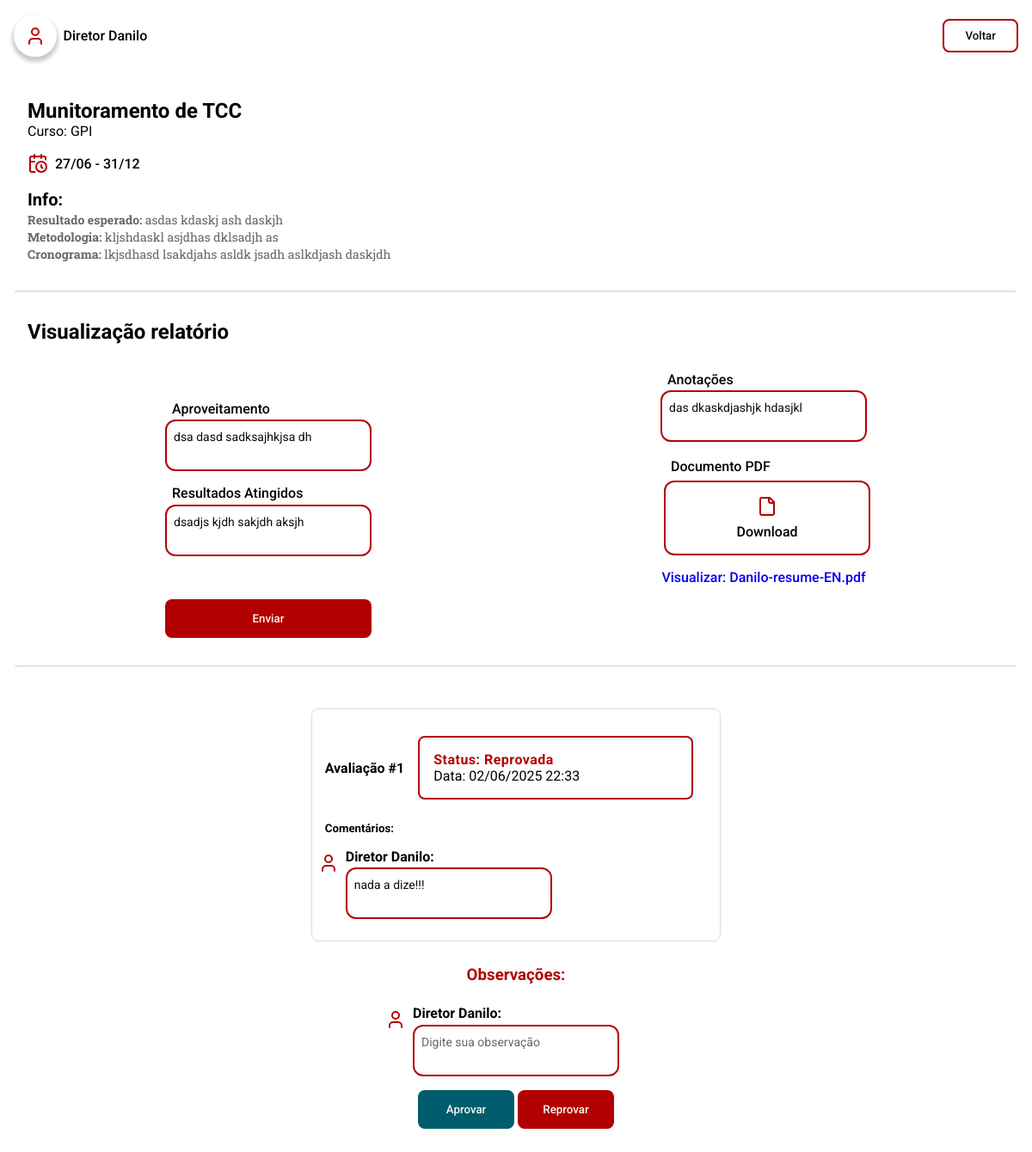
/pages/admin/preview/relatorio.admin.php?id=14 (signed in), run on the app's committed database.
### tables this page shows
CREATE TABLE `tb_feedback_comentario` (
  `id_comentario` int NOT NULL,
  `id_feedback` int NOT NULL,
  `cargo` enum('Coordenador','Diretor') NOT NULL,
  `id_docente` int NOT NULL,
  `comentario` text NOT NULL
);

CREATE TABLE `tb_feedback` (
  `id_feedback` int NOT NULL,
  `id_inscricao` int NOT NULL,
  `data_envio` datetime DEFAULT CURRENT_TIMESTAMP,
  `resultado` enum('Aprovada','Reprovada') DEFAULT NULL
);

CREATE TABLE `tb_hae` (
  `id_hae` int NOT NULL,
  `titulo` varchar(60) NOT NULL,
  `tip_hae` varchar(30) NOT NULL,
  `quant_hae` int NOT NULL,
  `descricao` varchar(500) NOT NULL,
  `data_inicio` date NOT NULL,
  `data_final` date NOT NULL
);

CREATE TABLE `tb_projeto` (
  `id_projeto` int NOT NULL,
  `data_inicio` date NOT NULL,
  `data_final` date NOT NULL,
  `titulo` varchar(40) NOT NULL,
  `id_hae` int DEFAULT NULL,
  `descricoes` json DEFAULT NULL,
  `dias_exec` json DEFAULT NULL
);

CREATE TABLE `tb_relatorio` (
  `id_relatorio` int NOT NULL,
  `id_projeto` int DEFAULT NULL,
  `data_entrega` datetime DEFAULT NULL,
  `pdf_url` text,
  `id_feedback` int DEFAULT NULL,
  `descricoes` json DEFAULT NULL,
  `pdf_nome` varchar(100) DEFAULT NULL,
  `pdf_original_nome` varchar(100) DEFAULT NULL
);

CREATE TABLE `tb_relatorio_feedback` (
  `id_relatorio_feedback` int NOT NULL,
  `id_relatorio` int NOT NULL,
  `id_feedback` int NOT NULL
);

CREATE TABLE `tb_docente` (
  `id_docente` int NOT NULL,
  `nome` varchar(60) NOT NULL,
  `RG` varchar(12) NOT NULL,
  `email` varchar(100) NOT NULL,
  `matricula` int NOT NULL,
  `turno` varchar(8) NOT NULL,
  `senha` varchar(25) NOT NULL,
  `cargo` enum('Professor','Coordenador','Secretaria','Diretor') NOT NULL,
  `outras_fatecs` int DEFAULT NULL,
  `curso` varchar(4) DEFAULT NULL
);

### pages/admin/preview/relatorio.admin.php (the view, shortened to what the rows shown need)
<?php
require_once __DIR__ . "/../../../server/model/Relatorio.php";
require_once __DIR__ . "/../../../server/model/Projeto.php";
require_once __DIR__ . "/../../../server/model/Feedback.php";
if (isset($_GET['id'])) {
    $id = $_GET['id'];
    $id = intval($id);
    $relatorio = new Relatorio();
    $projeto = new Projeto();
    $relatorioData = $relatorio->getRelatorioWithFeedback($id);
    $projeto = $projeto->getProjetoById($relatorioData['id_projeto']);
    $descricoes = json_decode($projeto->descricoes, true);
    $relatorioDescricoes = json_decode($relatorioData["descricoes"], true);
    $referer = $_SERVER["HTTP_REFERER"] ?? $_SERVER['REQUEST_URI'];
    $marker = '/src/';
    $pos = strpos($referer, $marker);
    $pdf_url_path = substr($referer, 0, $pos + strlen($marker)) . "server/assets/uploads/relatorios/" . $relatorioData["docenteId"] . "/" . $relatorioData["pdf_nome"];
    $allFeedbacks = $relatorio->getAllFeedbacksByRelatorio($id);
} else {
    header("Location: ../relatorios.admin.php");
    exit();
}
?>
<!DOCTYPE html>
<html lang="pt-br">
<head>
    <link rel="stylesheet" href="../../../styles/components.css" />
    <link rel="stylesheet" href="../../../styles/formulario.css" />
    <link rel="stylesheet" href="../../../styles/global.css" />
</head>
<body>
    <section id="hae-section">
        <div id="hae-container">
            <div>
                <h1><?php echo htmlspecialchars($relatorioData["haeTitulo"]); ?></h1>
                <p>Curso: <?php echo htmlspecialchars($relatorioData["tip_hae"]); ?></p>
            </div>
            <span class="hae-container-header-info">
                <img
                    src="../../../public/icons/calendar-clock.svg"
                    alt="Ícone de calendário com relógio" />
                <p><?php echo date("d/m", strtotime($relatorioData["data_inicio"])) . " - " . date("d/m", strtotime($relatorioData["data_final"])); ?></p>
            </span>
        </div>
        <div id="about-container">
            <ul>
                <li>
                    <strong>Resultado esperado:</strong> <?php echo htmlspecialchars($descricoes["resultado_esperado"]); ?>
                </li>
                <li>
                    <strong>Metodologia:</strong> <?php echo htmlspecialchars($descricoes["metodologia"]); ?>
                </li>
                <li>
                    <strong>Cronograma:</strong>
                    <?php echo htmlspecialchars($descricoes["cronograma"]); ?>
                </li>
            </ul>
        </div>
    </section>
    <section id="form-section">
        <h2 class="form-title">Visualização relatório</h2>
        <form onsubmit="handleSubmit(event)" id="form-subscription">
            <div class="form-container">
                <span class="form-field-column">
                    <label for="aprov">Aproveitamento</label>
                    <textarea
                        oninput="autoSize(this)"
                        class="textarea-primary"
                        id="aprov"
                        name="aprov"
                        placeholder="Diga o Aproveitamento do projeto"
                        disabled><?php echo htmlspecialchars($relatorioDescricoes["aproveitamento"]); ?></textarea>
                </span>
                <span class="form-field-column">
                    <label for="resultado">Resultados Atingidos</label>
                    <textarea
                        oninput="autoSize(this)"
                        class="textarea-primary"
                        id="resultado"
                        name="resultado"
                        placeholder="Diga os resultados atingidos"
                        disabled><?php echo htmlspecialchars($relatorioDescricoes["resultados"]); ?></textarea>
                </span>
            </div>
            <div class="form-container">
                <span class="form-field-column">
                    <label for="anotacoes">Anotações</label>
                    <textarea
                        oninput="autoSize(this)"
                        class="textarea-primary"
                        id="anotacoes"
                        name="anotacoes"
                        placeholder="Suas anotações"
                        disabled><?php echo htmlspecialchars($relatorioDescricoes["anotacoes"]); ?></textarea>
                </span>
                <a href="<?php echo htmlspecialchars($pdf_url_path); ?>" target="_blank">
                    <p id="file-message">Visualizar: <?php echo htmlspecialchars($relatorioData["pdf_original_nome"]); ?>.pdf</p>
                </a>
            </div>
        </form>
    </section>
    <article class="status-container">
        <?php
        if (!empty($allFeedbacks)) {
            foreach ($allFeedbacks as $index => $feedbackData) {
                $class = "status-" . strtolower($feedbackData->resultado);
                $feedbackNumber = $index + 1;
                echo '
                <div class="feedback-item" style="margin-bottom: 20px; padding: 15px; border: 1px solid #ddd; border-radius: 8px;">
                    <div class="feedback-header" style="display: flex; justify-content: space-between; align-items: center; margin-bottom: 10px;">
                        <h4>Avaliação #' . $feedbackNumber . '</h4>
                        <div class="status-result status-result-' . strtolower($feedbackData->resultado) . '">
                            <span class="status-label ' . $class . '">Status: ' . htmlspecialchars($feedbackData->resultado) . '</span>
                            <span class="status-date">Data: ' . date("d/m/Y H:i", strtotime($feedbackData->data_envio)) . '</span>
                        </div>
                    </div>
                    <div class="feedback-comments">
                        <h5>Comentários:</h5>';
                if (isset($feedbackData->comentarios)) {
                    foreach ($feedbackData->comentarios as $comment) {
                        echo '
                        <div class="status-comment" style="margin-bottom: 10px; margin-left:1.5rem; margin-top: 1rem;">
                            <img src="../../../public/icons/user.svg" alt="" />
                            <span>' . htmlspecialchars($comment->cargo) . " " . htmlspecialchars(explode(" ", $comment->docente_info->nome)[0]) . ':</span>
                            <textarea
                                class="textarea-primary"
                                disabled
                                oninput="autoSize(this)">' . htmlspecialchars($comment->comentario_text) . '</textarea>
                        </div>';
                    }
                }
                echo '
                    </div>
                </div>';
            }
        }
        ?>
    </article>
</body>
</html>

### data on the page
tb_feedback_comentario: id_feedback.titulo "Munitoramento de TCC", id_feedback.tip_hae "GPI", id_feedback.data_inicio "27/06", id_feedback.data_final "31/12", aprov "dsa dasd sadksajhkjsa dh", resultado "dsadjs kjdh sakjdh aksjh", anotacoes "das dkaskdjashjk hdasjkl", id_feedback.pdf_original_nome "Danilo-resume-EN"
tb_projeto: descricoes "asdas kdaskj ash daskjh", descricoes "kljshdaskl asjdhas dklsadjh as", descricoes "lkjsdhasd lsakdjahs asldk jsadh aslkdjash daskjdh"
tb_relatorio_feedback: feedbackNumber "1", id_feedback.resultado "Reprovada", id_feedback.data_envio "02/06/2025 22:33", tb_feedback_comentario.cargo "Diretor", tb_docente.nome "Danilo", comentario "nada a dize!!!"
